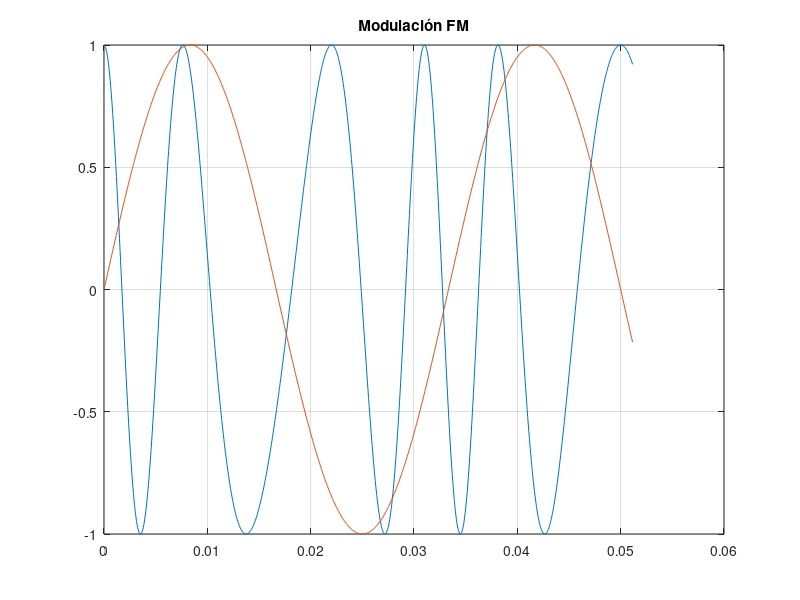

This figure's MATLAB source:
%FM
clc, clear, close all;
N=1024;                 %Total de muestras
Fs=20000;               %Frecuencia de muestreo [Hz]
Ts=1/Fs;                %Periodo de muestreo [s]
t=(0:N-1).*Ts;          %Vector de muestras

Ac=1;                   %Amplitud portadora
fc=100;                 %Frecuencia portadora
fm=30;                  %Frecuencia señal a modular
m=1.5;                  %Indice modulación 
s=Ac.*cos(2*pi*fc*t+m.*sin(2*pi*fm*t));     %FM
%Graficar Modulación FM
plot(t,s)
grid on
title('Modulación FM')
hold on 
plot(t,sin(2*pi*fm*t))
